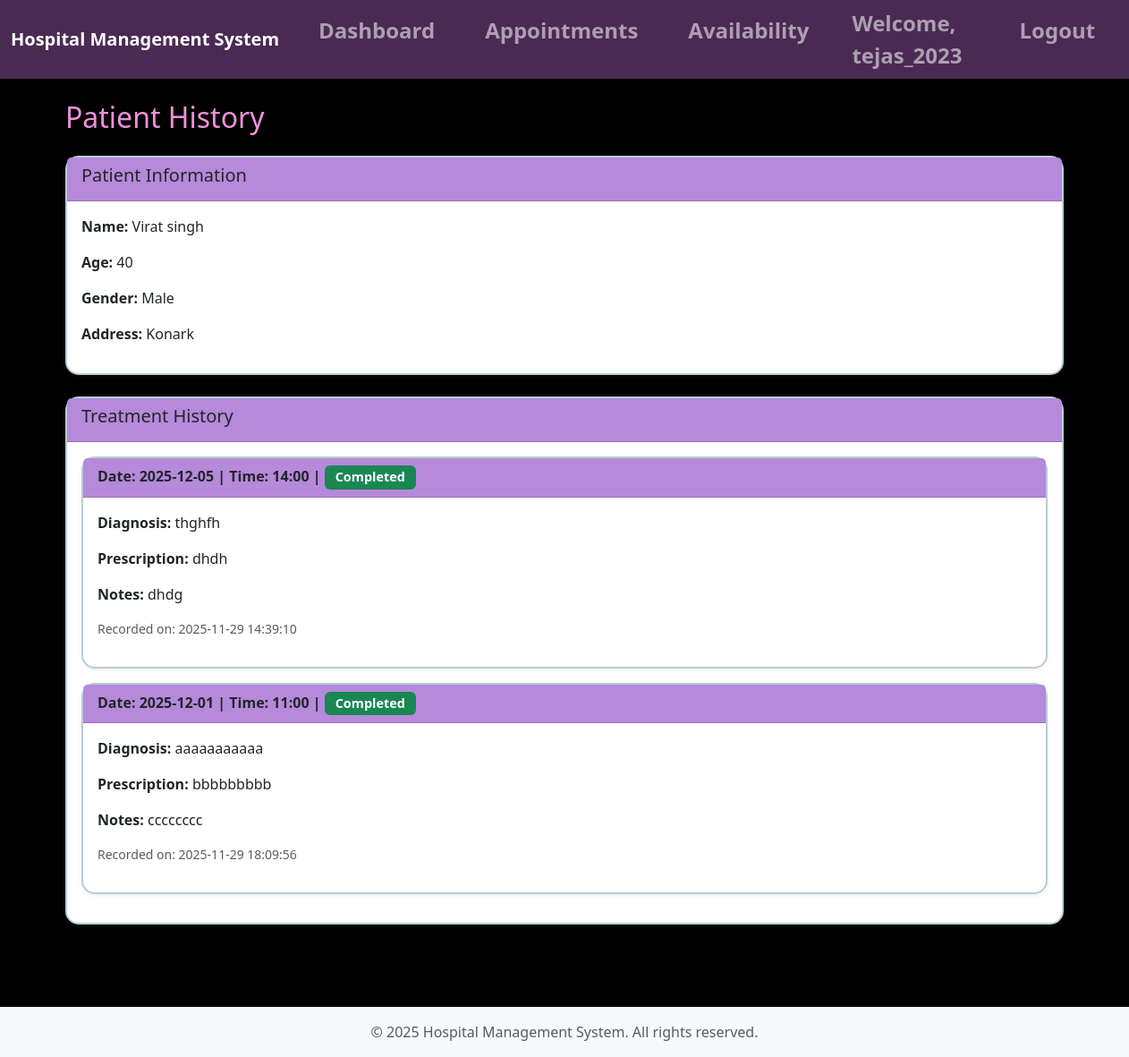
Page /doctor/patient-history/2 (signed in) on the committed database.
### tables this page shows
CREATE TABLE patients (
            id INTEGER PRIMARY KEY AUTOINCREMENT,
            user_id INTEGER NOT NULL,
            name TEXT NOT NULL,
            age INTEGER,
            gender TEXT,
            address TEXT,
            is_active INTEGER DEFAULT 1,
            FOREIGN KEY (user_id) REFERENCES users(id)
        );

CREATE TABLE treatments (
            id INTEGER PRIMARY KEY AUTOINCREMENT,
            appointment_id INTEGER NOT NULL,
            diagnosis TEXT,
            prescription TEXT,
            notes TEXT,
            created_at TIMESTAMP DEFAULT CURRENT_TIMESTAMP,
            FOREIGN KEY (appointment_id) REFERENCES appointments(id)
        );

CREATE TABLE appointments (
            id INTEGER PRIMARY KEY AUTOINCREMENT,
            patient_id INTEGER NOT NULL,
            doctor_id INTEGER NOT NULL,
            appointment_date DATE NOT NULL,
            appointment_time TIME NOT NULL,
            status TEXT DEFAULT 'Booked' CHECK(status IN ('Booked', 'Completed', 'Cancelled')),
            created_at TIMESTAMP DEFAULT CURRENT_TIMESTAMP,
            FOREIGN KEY (patient_id) REFERENCES patients(id),
            FOREIGN KEY (doctor_id) REFERENCES doctors(id),
            UNIQUE(doctor_id, appointment_date, appointment_time)
        );

### app.py (the view)
        def decorated_function(*args, **kwargs):
            if 'user_id' not in session:  # Check if user is logged in
                flash('Please login to access this page', 'error')
                return redirect(url_for('login'))
            if role and session.get('role') != role:  # Check role if specified
                flash('Access denied. Insufficient permissions.', 'error')
                return redirect(url_for('dashboard'))
            return f(*args, **kwargs)

### app.py (called while the page is built)
def get_db():
    conn = sqlite3.connect(app.config['DATABASE'])
    conn.row_factory = sqlite3.Row  # Return rows as dictionaries
    return conn

def query_db(query, args=(), one=False):
    conn = get_db()
    cursor = conn.execute(query, args)
    results = cursor.fetchall()
    conn.commit()  # Commit changes (SQLite auto-commits on close, but explicit is better)
    conn.close()
    return (results[0] if results else None) if one else results

def login_required(role=None):
    def decorator(f):
        def decorated_function(*args, **kwargs):
            if 'user_id' not in session:  # Check if user is logged in
                flash('Please login to access this page', 'error')
                return redirect(url_for('login'))
            if role and session.get('role') != role:  # Check role if specified
                flash('Access denied. Insufficient permissions.', 'error')
                return redirect(url_for('dashboard'))
            return f(*args, **kwargs)
        decorated_function.__name__ = f.__name__
        return decorated_function
    return decorator

@app.route('/doctor/patient-history/<int:patient_id>')
@login_required('doctor')
def doctor_patient_history(patient_id):
    doctor_id = query_db('SELECT id FROM doctors WHERE user_id = ?', (session['user_id'],), one=True)['id']
    patient = query_db('SELECT * FROM patients WHERE id = ?', (patient_id,), one=True)
    history = query_db('''
        SELECT a.*, t.diagnosis, t.prescription, t.notes, t.created_at as treatment_date
        FROM appointments a
        LEFT JOIN treatments t ON a.id = t.appointment_id
        WHERE a.patient_id = ? AND a.doctor_id = ?
        ORDER BY a.appointment_date DESC, a.appointment_time DESC
    ''', (patient_id, doctor_id))
    return render_template('doctor/patient_history.html', patient=patient, history=history)

### templates/doctor/patient_history.html (shortened to what this page needs)
{% extends "base.html" %}
{% block content %}
<h2 class="mb-4">Patient History</h2>
<div class="card mb-4">
    <div class="card-header">
        <h5>Patient Information</h5>
    </div>
    <div class="card-body">
        <p><strong>Name:</strong> {{ patient.name }}</p>
        <p><strong>Age:</strong> {{ patient.age or 'N/A' }}</p>
        <p><strong>Gender:</strong> {{ patient.gender or 'N/A' }}</p>
        <p><strong>Address:</strong> {{ patient.address or 'N/A' }}</p>
    </div>
</div>
<div class="card">
    <div class="card-header">
        <h5>Treatment History</h5>
    </div>
    <div class="card-body">
        {% if history %}
            {% for record in history %}
            <div class="card mb-3">
                <div class="card-header">
                    <strong>Date:</strong> {{ record.appointment_date }} | <strong>Time:</strong> {{ record.appointment_time }} |
                    <span class="badge bg-{{ 'success' if record.status == 'Completed' else 'warning' if record.status == 'Booked' else 'danger' }}">
                        {{ record.status }}
                    </span>
                </div>
                <div class="card-body">
                    {% if record.diagnosis %}
                        <p><strong>Diagnosis:</strong> {{ record.diagnosis }}</p>
                    {% endif %}
                    {% if record.prescription %}
                        <p><strong>Prescription:</strong> {{ record.prescription }}</p>
                    {% endif %}
                    {% if record.notes %}
                        <p><strong>Notes:</strong> {{ record.notes }}</p>
                    {% endif %}
                    {% if record.treatment_date %}
                        <p class="text-muted small">Recorded on: {{ record.treatment_date }}</p>
                    {% endif %}
                </div>
            </div>
            {% endfor %}
        {% else %}
            <p class="text-muted">No treatment history found for this patient.</p>
        {% endif %}
    </div>
</div>
{% endblock %}

### static/css/style.css (style rules this page uses)
body { min-height: 100vh; display: flex; flex-direction: column; background-color: #000000; }
h2 { color: #ef91d9 !important; }
.card { box-shadow: 0 2px 4px rgba(117, 84, 152, 0.1); margin-bottom: 20px; border-radius: 15px; border: 2px solid #b8ced3; }
.card-header { background-color: #b689db; font-weight: bold; }
.badge { padding: 6px 12px; font-size: 0.9rem; }

### rows in the picture
patients: name "Virat singh", age "40", gender "Male", address "Konark"
treatments: appointment_date "2025-12-05", appointment_time "14:00", status "Completed", diagnosis "thghfh", prescription "dhdh", notes "dhdg", treatment_date "2025-11-29 14:39:10"
treatments: appointment_date "2025-12-01", appointment_time "11:00", status "Completed", diagnosis "aaaaaaaaaaa", prescription "bbbbbbbbb", notes "cccccccc", treatment_date "2025-11-29 18:09:56"

### other values in the picture
{{ session.username }} "tejas_2023"
